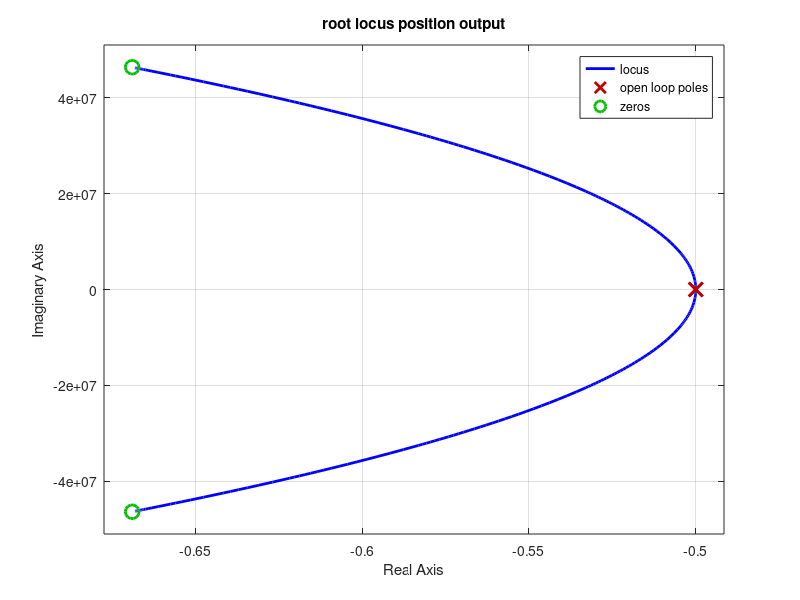
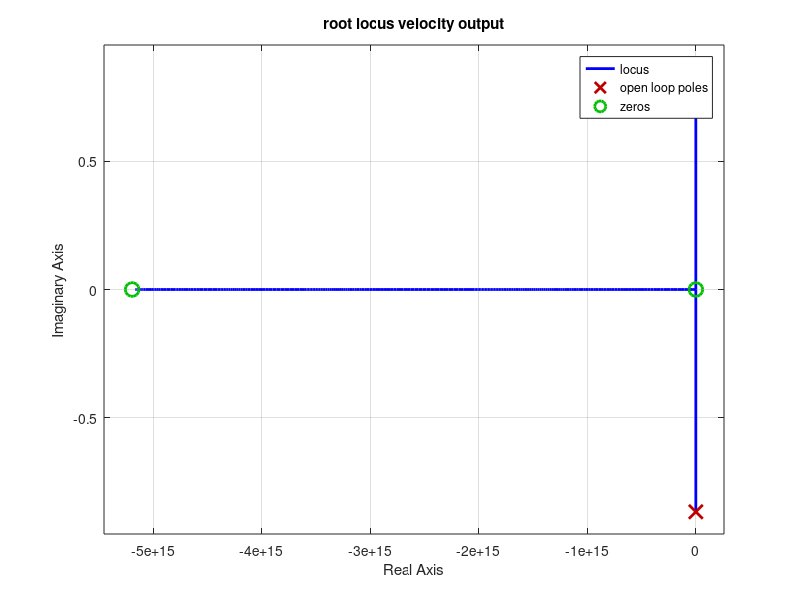
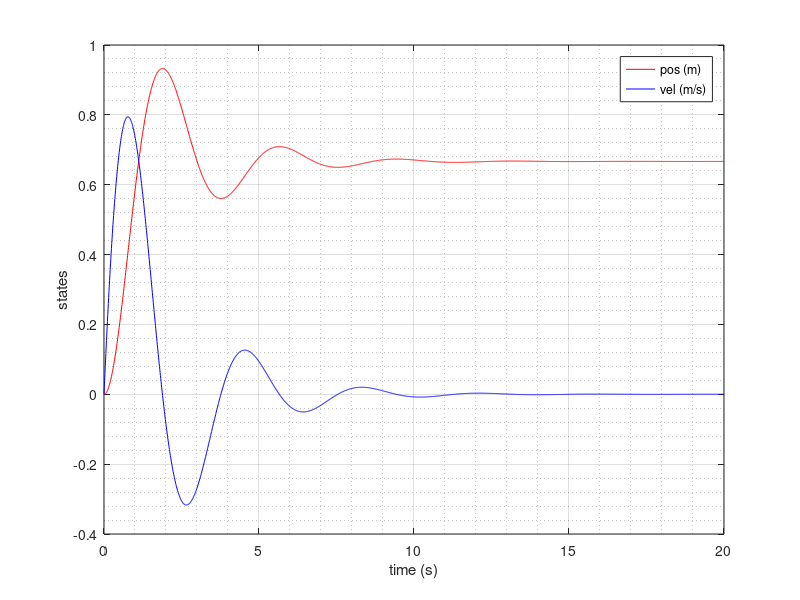

These charts were generated, in order, by the following MATLAB code:
clear; clc; close all
m = 1; % mass
k = 1; % spring stiffness
c = 1; % damper
A = [0 1; -k/m -c/m];
B = [0; 1/m];
C1 = [1 0]; % position output
C2 = [0 1]; % velocity output
D = 0;

%% assuming that we don't know the accurate values for m,k,c 
m_true = 1.05*m; % a scale that is a bit off (5% off)
k_true = 0.95*k; % also 5% off
c_true = 1.2*c; % 20% off
A_true = [0 1; -k_true/m_true -c_true/m_true];
B_true = [0; 1/m_true];


s = tf('s');
tf_ss_pos = C1*inv(s*eye(2) - A)*B; % transfer function from a state-space with position output
tf_ss_vel = C2*inv(s*eye(2) - A)*B; % transfer function from a state-space with velocity output

figure
rlocus(tf_ss_pos) % plot a root locus for position output
title("root locus position output")

figure
rlocus(tf_ss_vel) % plot a root locus for velocity output
title("root locus velocity output")

K = 2.37; % randomly pick a gain on the root locus
tf_cl_pos = minreal(K*tf_ss_pos/(1+K*tf_ss_pos)); % verify the location of the closed-loop poles
pole(tf_cl_pos)

t0 = 0;
dt = 0.01;
Tf = 20;
T = t0:dt:Tf;
x = zeros(2,length(T));
x0 = [0;0]; % initial state
x(:,1) = x0;
k = 2; % control gain
for t = 1:(length(T)-1)
    r = 1; % reference
    y = x(1,t); % feedback measurement
    e = r - y; % error
    u = k*e; % feedback controller

    % x_dot = A_true*x(:,t) + B_true*u; % off-design model
    x_dot = A*x(:,t) + B*u;
    x(:,t+1) = x(:,t) + x_dot*dt;
end
figure
plot(T,x(1,:),'-r',T,x(2,:),'-b')
legend("pos (m)", "vel (m/s)")
xlabel("time (s)")
ylabel("states")
grid on; grid minor